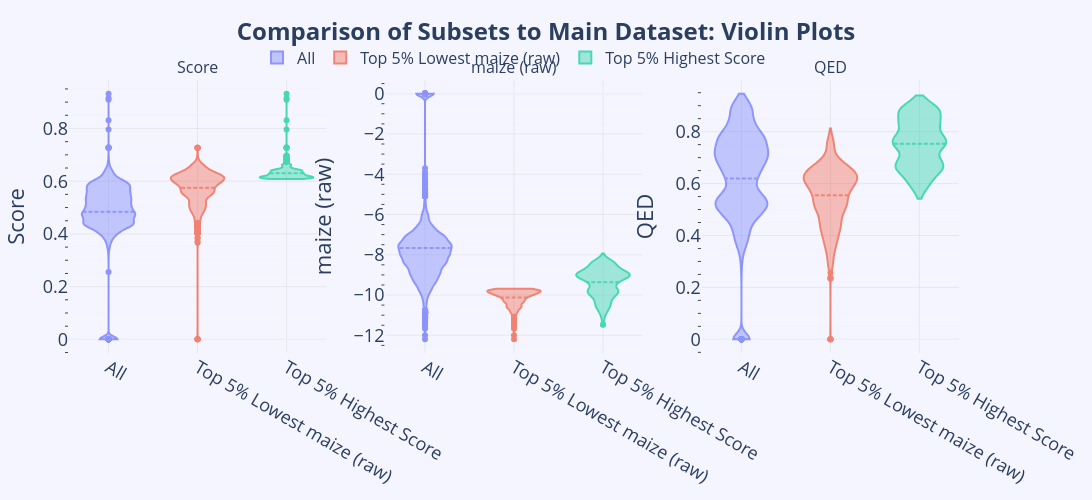

The code cell stored with this chart in its notebook:
### Code cell
# Plotly violin plots comparing top 5% subsets to the main dataset for Score, maize (raw), QED (side-by-side, not overlaid)
import plotly.graph_objs as go
from plotly.subplots import make_subplots

main_df = outputResults.copy()
main_df['subset'] = 'All'
lowest_maize_df['subset'] = 'Top 5% Lowest maize (raw)'
highest_score_df['subset'] = 'Top 5% Highest Score'

compare_df = pd.concat([
    main_df,
    lowest_maize_df,
    highest_score_df
], ignore_index=True)

plot_vars = ['Score', 'maize (raw)', 'QED']
colors = ['#636EFA', '#EF553B', '#00CC96']

fig = make_subplots(rows=1, cols=3, subplot_titles=[f"{v}" for v in plot_vars])

for i, var in enumerate(plot_vars):
    if var in compare_df.columns:
        for j, subset in enumerate(['All', 'Top 5% Lowest maize (raw)', 'Top 5% Highest Score']):
            fig.add_trace(
                go.Violin(
                    y=compare_df[compare_df['subset'] == subset][var],
                    x=[subset] * len(compare_df[compare_df['subset'] == subset][var]),
                    name=subset,
                    line_color=colors[j],
                    box_visible=False,
                    meanline_visible=True,
                    showlegend=(i == 0),
                    opacity=0.7,
                    width=0.6,
                    side='both',
                    spanmode='hard'
                ),
                row=1, col=i + 1
            )
        # Add axis labels
        # fig.update_xaxes(title_text='Subset', row=1, col=i+1)
        fig.update_yaxes(title_text=var, row=1, col=i + 1)

# Make all images the same size and presentation ready
fig.update_layout(
    title={
        'text': '<b>Comparison of Subsets to Main Dataset: Violin Plots</b>',
        'x': 0.5,
        'xanchor': 'center',
        'font': {'size': 24}
    },
    template='plotly_white',
    font=dict(size=18),
    height=500,
    width=1500,
    legend=dict(
        orientation='h',
        yanchor='bottom',
        y=1.02,
        xanchor='center',
        x=0.5,
        font=dict(size=16)
    ),
    margin=dict(t=80, b=60, l=60, r=60),
    plot_bgcolor='rgba(245,245,255,1)',
    paper_bgcolor='rgba(245,245,255,1)'
)
# Add minor ticks and grids
for col in [1, 2, 3]:
    fig.update_xaxes(
        row=1, col=col,
        showgrid=True, gridwidth=1, gridcolor='rgba(200,200,200,0.3)',
        minor=dict(ticks='outside', showgrid=True, gridwidth=0.5, gridcolor='rgba(220,220,220,0.2)')
    )
    fig.update_yaxes(
        row=1, col=col,
        showgrid=True, gridwidth=1, gridcolor='rgba(200,200,200,0.3)',
        minor=dict(ticks='outside', showgrid=True, gridwidth=0.5, gridcolor='rgba(220,220,220,0.2)')
    )
fig.show()

### Figure 1 — Plotly figure (JSON) as saved in the notebook; plotly's stock layout.template omitted (floating-point values rounded to 4 significant figures; data arrays with more than 128 entries replaced by an {"elided": "..."} marker saying what was removed)
{"data": [{"box": {"visible": false}, "line": {"color": "#636EFA"}, "meanline": {"visible": true}, "name": "All", "opacity": 0.7, "showlegend": true, "side": "both", "spanmode": "hard", "width": 0.6, "x": {"elided": "38424 str values"}, "y": {"elided": "38424 float values"}, "type": "violin", "xaxis": "x", "yaxis": "y"}, {"box": {"visible": false}, "line": {"color": "#EF553B"}, "meanline": {"visible": true}, "name": "Top 5% Lowest maize (raw)", "opacity": 0.7, "showlegend": true, "side": "both", "spanmode": "hard", "width": 0.6, "x": {"elided": "1921 str values"}, "y": {"elided": "1921 float values"}, "type": "violin", "xaxis": "x", "yaxis": "y"}, {"box": {"visible": false}, "line": {"color": "#00CC96"}, "meanline": {"visible": true}, "name": "Top 5% Highest Score", "opacity": 0.7, "showlegend": true, "side": "both", "spanmode": "hard", "width": 0.6, "x": {"elided": "1921 str values"}, "y": {"elided": "1921 float values"}, "type": "violin", "xaxis": "x", "yaxis": "y"}, {"box": {"visible": false}, "line": {"color": "#636EFA"}, "meanline": {"visible": true}, "name": "All", "opacity": 0.7, "showlegend": false, "side": "both", "spanmode": "hard", "width": 0.6, "x": {"elided": "38424 str values"}, "y": {"elided": "38424 float values"}, "type": "violin", "xaxis": "x2", "yaxis": "y2"}, {"box": {"visible": false}, "line": {"color": "#EF553B"}, "meanline": {"visible": true}, "name": "Top 5% Lowest maize (raw)", "opacity": 0.7, "showlegend": false, "side": "both", "spanmode": "hard", "width": 0.6, "x": {"elided": "1921 str values"}, "y": {"elided": "1921 float values"}, "type": "violin", "xaxis": "x2", "yaxis": "y2"}, {"box": {"visible": false}, "line": {"color": "#00CC96"}, "meanline": {"visible": true}, "name": "Top 5% Highest Score", "opacity": 0.7, "showlegend": false, "side": "both", "spanmode": "hard", "width": 0.6, "x": {"elided": "1921 str values"}, "y": {"elided": "1921 float values"}, "type": "violin", "xaxis": "x2", "yaxis": "y2"}, {"box": {"visible": false}, "line": {"color": "#636EFA"}, "meanline": {"visible": true}, "name": "All", "opacity": 0.7, "showlegend": false, "side": "both", "spanmode": "hard", "width": 0.6, "x": {"elided": "38424 str values"}, "y": {"elided": "38424 float values"}, "type": "violin", "xaxis": "x3", "yaxis": "y3"}, {"box": {"visible": false}, "line": {"color": "#EF553B"}, "meanline": {"visible": true}, "name": "Top 5% Lowest maize (raw)", "opacity": 0.7, "showlegend": false, "side": "both", "spanmode": "hard", "width": 0.6, "x": {"elided": "1921 str values"}, "y": {"elided": "1921 float values"}, "type": "violin", "xaxis": "x3", "yaxis": "y3"}, {"box": {"visible": false}, "line": {"color": "#00CC96"}, "meanline": {"visible": true}, "name": "Top 5% Highest Score", "opacity": 0.7, "showlegend": false, "side": "both", "spanmode": "hard", "width": 0.6, "x": {"elided": "1921 str values"}, "y": {"elided": "1921 float values"}, "type": "violin", "xaxis": "x3", "yaxis": "y3"}], "layout": {"xaxis": {"anchor": "y", "domain": [0.0, 0.2889], "minor": {"ticks": "outside", "showgrid": true, "gridwidth": 0.5, "gridcolor": "rgba(220,220,220,0.2)"}, "showgrid": true, "gridwidth": 1, "gridcolor": "rgba(200,200,200,0.3)"}, "yaxis": {"anchor": "x", "domain": [0.0, 1.0], "title": {"text": "Score"}, "minor": {"ticks": "outside", "showgrid": true, "gridwidth": 0.5, "gridcolor": "rgba(220,220,220,0.2)"}, "showgrid": true, "gridwidth": 1, "gridcolor": "rgba(200,200,200,0.3)"}, "xaxis2": {"anchor": "y2", "domain": [0.3556, 0.6444], "minor": {"ticks": "outside", "showgrid": true, "gridwidth": 0.5, "gridcolor": "rgba(220,220,220,0.2)"}, "showgrid": true, "gridwidth": 1, "gridcolor": "rgba(200,200,200,0.3)"}, "yaxis2": {"anchor": "x2", "domain": [0.0, 1.0], "title": {"text": "maize (raw)"}, "minor": {"ticks": "outside", "showgrid": true, "gridwidth": 0.5, "gridcolor": "rgba(220,220,220,0.2)"}, "showgrid": true, "gridwidth": 1, "gridcolor": "rgba(200,200,200,0.3)"}, "xaxis3": {"anchor": "y3", "domain": [0.7111, 1.0], "minor": {"ticks": "outside", "showgrid": true, "gridwidth": 0.5, "gridcolor": "rgba(220,220,220,0.2)"}, "showgrid": true, "gridwidth": 1, "gridcolor": "rgba(200,200,200,0.3)"}, "yaxis3": {"anchor": "x3", "domain": [0.0, 1.0], "title": {"text": "QED"}, "minor": {"ticks": "outside", "showgrid": true, "gridwidth": 0.5, "gridcolor": "rgba(220,220,220,0.2)"}, "showgrid": true, "gridwidth": 1, "gridcolor": "rgba(200,200,200,0.3)"}, "annotations": [{"font": {"size": 16}, "showarrow": false, "text": "Score", "x": 0.1444, "xanchor": "center", "xref": "paper", "y": 1.0, "yanchor": "bottom", "yref": "paper"}, {"font": {"size": 16}, "showarrow": false, "text": "maize (raw)", "x": 0.5, "xanchor": "center", "xref": "paper", "y": 1.0, "yanchor": "bottom", "yref": "paper"}, {"font": {"size": 16}, "showarrow": false, "text": "QED", "x": 0.8556, "xanchor": "center", "xref": "paper", "y": 1.0, "yanchor": "bottom", "yref": "paper"}], "title": {"font": {"size": 24}, "text": "<b>Comparison of Subsets to Main Dataset: Violin Plots</b>", "x": 0.5, "xanchor": "center"}, "font": {"size": 18}, "legend": {"font": {"size": 16}, "orientation": "h", "yanchor": "bottom", "y": 1.02, "xanchor": "center", "x": 0.5}, "margin": {"t": 80, "b": 60, "l": 60, "r": 60}, "height": 500, "width": 1500, "plot_bgcolor": "rgba(245,245,255,1)", "paper_bgcolor": "rgba(245,245,255,1)"}}
